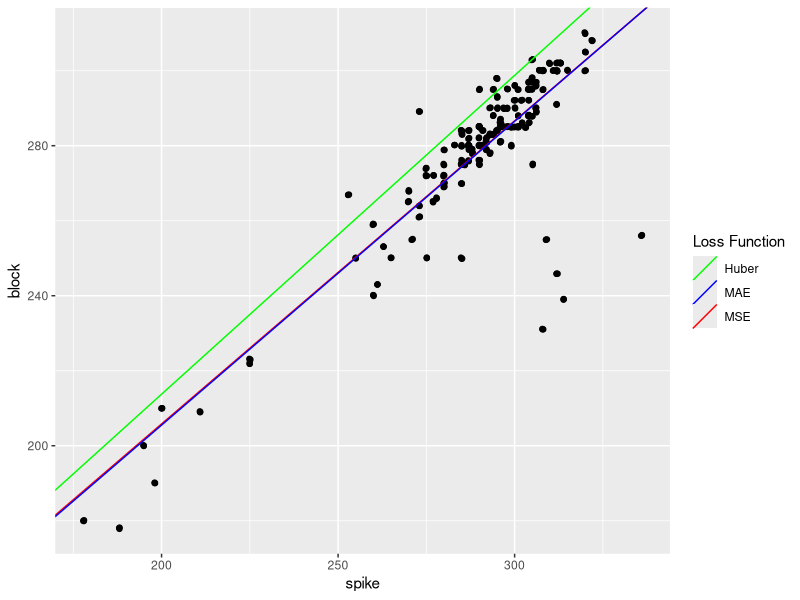
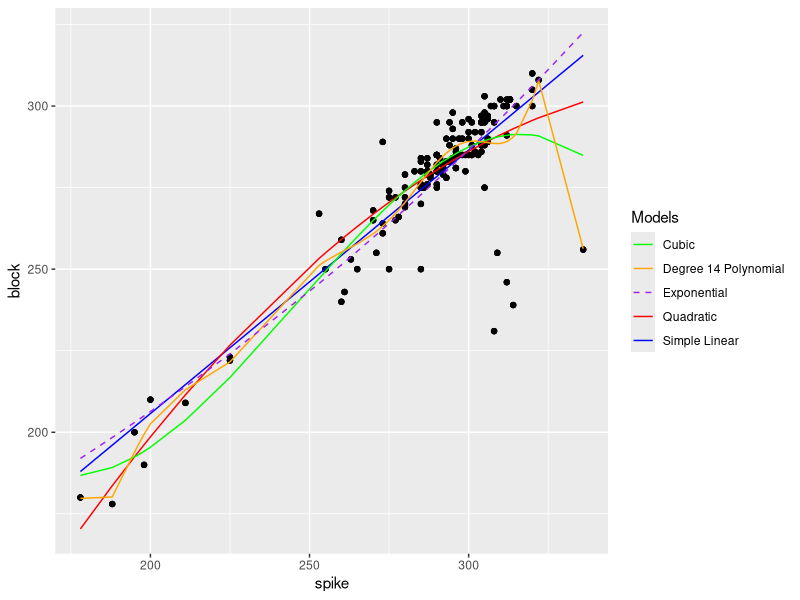

These figures' R source, in order: (Note: a time limit stopped this script after it produced the figures.)
## ---- chunk 1
knitr::opts_chunk$set(echo = TRUE)
## ---- chunk 2
# importing libraries
library(tidyverse)
library(ggplot2)
## ---- chunk 3
# reading in volleyball data
vball_data <- read_csv("volleyball_data.csv")
## ---- chunk 4
# fit a least squares regression line to predict block from spike
# minimizing the MSE loss function...
x <- vball_data$spike
y <- vball_data$block
# create design matrix X
X <- cbind(1, x)

w_hat <- solve(t(X) %*% X) %*% t(X) %*% y
w_hat
## ---- chunk 5
# g is a function: R -> R
# w0 is the initial point
# d is a step size in each direction
# K is the number of iterations
coord_desc <- function(g, w0, d, K) {
  # create initial list object:
  result <- list(index = c(), val = c())
  
  # create initial empty coordinate matrix: (ncol = n + 1)
  mat <- matrix(nrow = K, ncol = length(w0) + 1)
  
  # set initial point:
  curr_point <- w0
  
  # iterate for K iterations:
  for (i in 1:K) {
    # create n x n identity matrix for standard basis vectors:
    basis_mat <- diag(length(w0))
    # create all candidate directions:
    basis_vectors <- as.list(as.data.frame(t(basis_mat)))
    negative_basis_vectors <- lapply(basis_vectors, function(v) -v)
    candidate_directions <- c(basis_vectors, negative_basis_vectors)
    
    # find 2n candidate points
    new_points <- lapply(candidate_directions, function(direction) curr_point + d * direction)
    new_points <- do.call(rbind, lapply(new_points, as.vector))
    evaluated_pts <- apply(new_points, 1, g)  # Evaluate all points
    
    # find the index of the minimum evaluated point
    min_index <- which.min(evaluated_pts)
    min_point <- as.numeric(new_points[min_index, ])
    
    # add results to matrix:
    mat[i, 1:length(w0)] <- min_point
    mat[i, length(w0) + 1] <- evaluated_pts[min_index]
    
    # update current point
    curr_point <- min_point
  }
  
  inputs <- mat[, 1:length(w0)]
  outputs <- mat[, length(w0) + 1]
  min_val <- min(outputs)
  # check if there are duplicate minimum values
  min_indices <- which(outputs == min_val)
  num_min_indices <- length(min_indices)
  if (num_min_indices > 1) {
    # if there are multiple min values, choose the first one
    min_index <- inputs[min_indices[1], ]
  } else {
    # If there is only one unique minimum value, directly extract its index
    min_index <- inputs[min_indices, ]
  }
  
  result$index <- min_index
  result$val <- min_val
  
  # return result
  result
}
## ---- chunk 6
# Minimizing MAE Loss
x <- vball_data$spike
y <- vball_data$block
g <- function(w) {
  (1/length(x)) * abs(sum(y - (w[2]*x + w[1])))
}

mae_coeff <- coord_desc(g, c(44, 0.9), 0.01, 100)
mae_coeff
## ---- chunk 7
# Minimizing Huber Loss:
# set delta to be 18
x <- vball_data$spike
y <- vball_data$block
delta <- 18
g <- function(w) {
  L_vector <- c()
  for (i in 1:length(x)) {
    diff <- abs(y[i] - (w[2]*x[i] + w[1]))
    if (diff <= delta) {
      L <- (1/2) * (diff^2)
    } else {
      L <- (delta * diff) - ((1/2) * delta^2)
    }
    L_vector <- append(L_vector, L)
  }
  (1/length(x)) * sum(L)
}

hub_coeff <- coord_desc(g, c(44, 0.9), 0.01, 100)
hub_coeff
## ---- chunk 8
# red = mse, blue = mae, green = huber
# Plot with legend
ggplot(data = vball_data, aes(x = spike, y = block)) +
  geom_jitter(width = 0.2, height = 0.2) +
  geom_abline(aes(intercept = 44.224, slope = 0.808, color = "MSE")) +
  geom_abline(aes(intercept = mae_coeff$index[[1]], slope = mae_coeff$index[[2]], color = "MAE")) +
  geom_abline(aes(intercept = hub_coeff$index[[1]], slope = hub_coeff$index[[2]], color = "Huber")) +
  scale_color_manual(values = c("MSE" = "red", "MAE" = "blue", "Huber" = "green")) +
  labs(color = "Loss Function")
## ---- chunk 9
# vary delta and see how results change
delta_vec <- c(5, 10, 18, 25)

# Define the Huber loss function
huber_loss <- function(x, y, w, delta) {
  diff <- abs(y - (w[2] * x + w[1]))
  L <- ifelse(diff <= delta, (1/2) * (diff^2), delta * diff - (1/2) * delta^2)
  return(mean(L))
}
# Store the coefficients and values for each delta value
huber_coefficients <- list()

# Iterate over each delta value
for (delta in delta_vec) {
  # Define the Huber loss function for this delta value
  g <- function(w) huber_loss(x, y, w, delta)
  # Run coordinate descent to minimize the Huber loss
  hub_coeff <- coord_desc(g, c(44, 0.9), 0.01, 100)
  # Store the coefficients and values for this delta value
  huber_coefficients[[as.character(delta)]] <- hub_coeff
}

# Output the results
huber_coefficients
## ---- chunk 10
# create all the models:
lm_formula <- y ~ x
quad_formula <- y ~ x + I(x^2)
cubic_formula <- y ~ x + I(x^2) + I(x^3)
fteen_formula <- y ~ x + I(x^2) + I(x^3) + I(x^4) + I(x^5) + I(x^6) + I(x^7) +
                    I(x^8) + I(x^9) + I(x^10) + I(x^11) + I(x^12) + I(x^13) + I(x^14)
exp_formula <- log(y) ~ x

simple_lm <- lm(data = vball_data, formula = lm_formula)
quad_model <- lm(formula = quad_formula, data = vball_data)
cubic_model <- lm(formula = cubic_formula, data = vball_data)
fteen_model <- lm(formula = fteen_formula, data = vball_data)
exp_model <- lm(data = vball_data, formula = exp_formula)

# create scatter plot of models:
# Create predicted values for each model
vball_data$pred_simple <- predict(simple_lm)
vball_data$pred_quad <- predict(quad_model)
vball_data$pred_cubic <- predict(cubic_model)
vball_data$pred_fteen <- predict(fteen_model)
vball_data$pred_exp <- exp(predict(exp_model))

# Create ggplot
ggplot(vball_data, aes(x = x, y = y)) +
  geom_point() +  # Scatterplot of true data values
  geom_line(aes(y = pred_simple, color = "Simple Linear")) +  
  geom_line(aes(y = pred_quad, color = "Quadratic")) +  
  geom_line(aes(y = pred_cubic, color = "Cubic")) +  
  geom_line(aes(y = pred_fteen, color = "Degree 14 Polynomial")) +  
  geom_line(aes(y = pred_exp, color = "Exponential"), linetype = "dashed") +  
  labs(color = "Models") +  # Legend label
  scale_color_manual(values = c("Simple Linear" = "blue", 
                                 "Quadratic" = "red", 
                                 "Cubic" = "green",
                                 "Degree 14 Polynomial" = "orange",
                                 "Exponential" = "purple")) +  # Custom colors
  guides(color = guide_legend(title = "Models")) +  # Legend title
  xlab("spike") + ylab("block")
## ---- chunk 11
# implement K-fold cross validation (K = 10)
# first create MAE loss function:
calculate_MAE <- function(actual, predicted) {
  mean(abs(actual - predicted))
}

# create function for K-fold cross validation:
k_fold_cv <- function(model_formula, data, K = 10) {
  # find number of observations
  n <- nrow(data)
  # randomly shuffle the indices:
  indices <- sample(1:n)
  # set each testing set to have n/K data points
  fold_size <- ceiling(n / K)
  # set an empty vector of length K to be filled with MAE values for later:
  MAE_values <- numeric(K)
  
  # for each fold:
  for (i in 1:K) {
    start_index <- (i - 1) * fold_size + 1
    end_index <- min(i * fold_size, n)
    test_indices <- indices[start_index:end_index]
    # set the train indices to be everything except what you are testing on
    train_indices <- indices[-(start_index:end_index)]
    
    # train the model on the training set:
    model <- lm(model_formula, data = data[train_indices, ])
    # make predictions on the test set:
    newdata = data[test_indices, ]
    predicted <- predict(model, newdata)[test_indices]
    actual <- data$block[test_indices]
    
    # calculate MAE for this fold:
    MAE_values[i] <- calculate_MAE(actual, predicted)
  }
  # return the mean of all the MAE values:
  mean(MAE_values)
}

# Perform K-fold cross-validation for each model
simple_lm_cv <- k_fold_cv(lm_formula, vball_data)
quad_model_cv <- k_fold_cv(quad_formula, vball_data)
cubic_model_cv <- k_fold_cv(cubic_formula, vball_data)
fteen_model_cv <- k_fold_cv(fteen_formula, vball_data)
exp_model_cv <- log(k_fold_cv(exp_formula, vball_data))

# Print the results
print(paste("Simple Linear Model CV MAE:", simple_lm_cv))
print(paste("Quadratic Model CV MAE:", quad_model_cv))
print(paste("Cubic Model CV MAE:", cubic_model_cv))
print(paste("Degree 14 Polynomial Model CV MAE:", fteen_model_cv))
print(paste("Exponential Model CV MAE:", exp_model_cv))
## ---- chunk 12
standardize_vector <- function(vector) {
  mean_value <- mean(vector)
  sd_value <- sd(vector)
  standardized_values <- (vector - mean_value) / sd_value
}

intercept <- rep(1, nrow(vball_data))
height <- standardize_vector(vball_data$height)
weight <- standardize_vector(vball_data$weight)
block <- standardize_vector(vball_data$block)

design_matrix <- as.matrix(cbind(intercept, height, weight, block))
head(design_matrix)
## ---- chunk 13
# compute the value of w*:
n <- nrow(vball_data)
y <- vball_data$spike
I <- diag(dim(t(design_matrix)%*%design_matrix)[1])
w_prime <- solve((t(design_matrix)%*%design_matrix) + 1*n*I) %*% (t(design_matrix) %*% y)
w_prime
## ---- chunk 14
# g is a function: Rˆn -> R
# grad_g is the gradient of g: a function \del g: Rˆn -> Rˆn
# hess_g is the hessian of g: a function \del g: Rˆn -> Rˆ(nxn)
# w0 is the initial point
# K is the number of iterations
newts_method <- function(g, grad_g, hess_g, w0, K) {
  # create initial list object
  result <- list(index = c(), val = c())
  # set initial point
  curr_point <- w0
  # create initial empty coordinate matrix: (ncol = n+1)
  mat <- matrix(nrow = K, ncol = length(w0) + 1)
  
  # iterate for K iterations
  for (i in 1:K) {
    # calculate gradient at current step
    grad_curr <- grad_g(curr_point)
    # calculate hessian at current step
    hess_curr <- hess_g(curr_point)
    # calculate inverse of the hessian
    inv_hess <- solve(hess_curr)
    # update step
    mat[i, 1:length(w0)] <- curr_point - inv_hess %*% grad_curr
    curr_point <- mat[i, 1:length(w0)]
    # fill out function output given current point
    mat[i, length(w0) + 1] <- g(curr_point)
  }
  
  inputs <- mat[, 1:length(w0)]
  outputs <- mat[, length(w0) + 1]
  min_val <- min(outputs)
  
  # check if there are duplicate minimum values
  min_indices <- which(outputs == min_val)
  num_min_indices <- length(min_indices)
  
  if (num_min_indices > 1) {
    # if there are multiple min values, choose the first one
    min_index <- inputs[min_indices[1], ]
  } else {
    # If there is only one unique minimum value, directly extract its index
    min_index <- inputs[min_indices, ]
  }
  
  result$index <- min_index
  result$val <- min_val
  
  # return result
  return(result)
}

# implementing ridge loss function:
n <- nrow(vball_data)
y <- vball_data$spike
ridge_loss_function <- function(w) {
  (1/n) * t(y - design_matrix %*% w) %*% (y - design_matrix %*% w) + 1*t(w)%*%w
}

grad_ridge_loss <- function(w) {
  (2/n) * t(design_matrix) %*% ((design_matrix %*% w) - y) + 2*1*w
}

hess_ridge_loss <- function(w) {
  (2/n) * (t(design_matrix) %*% design_matrix) + 2*1*I
}

# run newton's method...
newts_method(ridge_loss_function, grad_ridge_loss, hess_ridge_loss, c(0, 0, 0, 0), 10)
## ---- chunk 15
coefficients <- data.frame(
  Intercept = -4.89745,
  x_1 = 0.2448018,
  x_2 = 0.8635284
)

# Print coefficients table
knitr::kable(coefficients, caption = "Coefficients")
## ---- chunk 16
# predict if player is libero or not based on height and spike score:
# create design matrix
x_0 <- rep(1, nrow(vball_data))
x_1 <- vball_data$height
x_2 <- vball_data$spike
X <- as.matrix(cbind(x_0, x_1, x_2))
# set y to be 0 or 1 based on Libero
y <- as.numeric(vball_data$is_Libero)
n <- nrow(vball_data)

# create cross entropy loss function for logistic regression
sigmoid <- function(x) {
  1 / (1 + exp(-x))
}
logistic_loss <- function(w) {
  summation_term <- c()
  for (i in 1:n) {
    summation <- y[i] * log(sigmoid(w %*% X[i, ])) + 
      (1 - y[i]) * log(1 - sigmoid(w %*% X[i, ]))
    summation_term <- append(summation_term, summation)
  }
  -(1/n) * sum(summation_term)
}

gradient <- function(w) {
  summation_term <- c()
  for (i in 1:n) {
    summation <- (y[i] - sigmoid(w %*% X[i, ])) %*% (X[i, ])
    summation_term <- append(summation_term, summation)
  }
  -(1/n) * sum(summation_term)
}
## ---- chunk 17
# implementing normalized gradient descent:
grad_desc_norm <- function(g, alpha, w0, K) {
  # create initial list object
  result <- list(index = c(), val = c())
  # set initial point:
  curr_point <- w0
  # create initial empty coordinate matrix: (ncol = n + 1)
  mat <- matrix(nrow = K, ncol = length(w0) + 1)
  
  # create gradient normalization function:
  get_grad_norm <- function(gradient) { 
    result <- sqrt(sum(gradient^2)) 
    result
  }
  
  # iterate for K iterations:
  for (i in 1:K) {
    # calculate gradient at current step:
    grad_curr <- gradient(curr_point)
    # calculate the norm of the gradient:
    norm <- get_grad_norm(grad_curr)
    
    # update the current point:
    curr_point <- curr_point - (alpha / norm) * grad_curr
    # update output matrix
    mat[i, 1:length(w0)] <- curr_point
    mat[i, length(w0) + 1] <- g(curr_point)
  }
  
  min_index <- which.min(mat[, length(w0) + 1])
  if (length(min_index > 1)) {
    min_index <- min_index[1]
  }
  min_input <- mat[min_index, 1:length(w0)]
  min_output <- mat[min_index, length(w0) + 1]
  
  result$index <- min_input
  result$val <- min_output
  
  # return result:
  result
}

# running normalized gradient descent:
grad_desc_norm(logistic_loss, 0.001, c(25, 0, 0), 10000)
## ---- chunk 18
summary(glm(y ~ X[ , -1], family = "binomial"))
